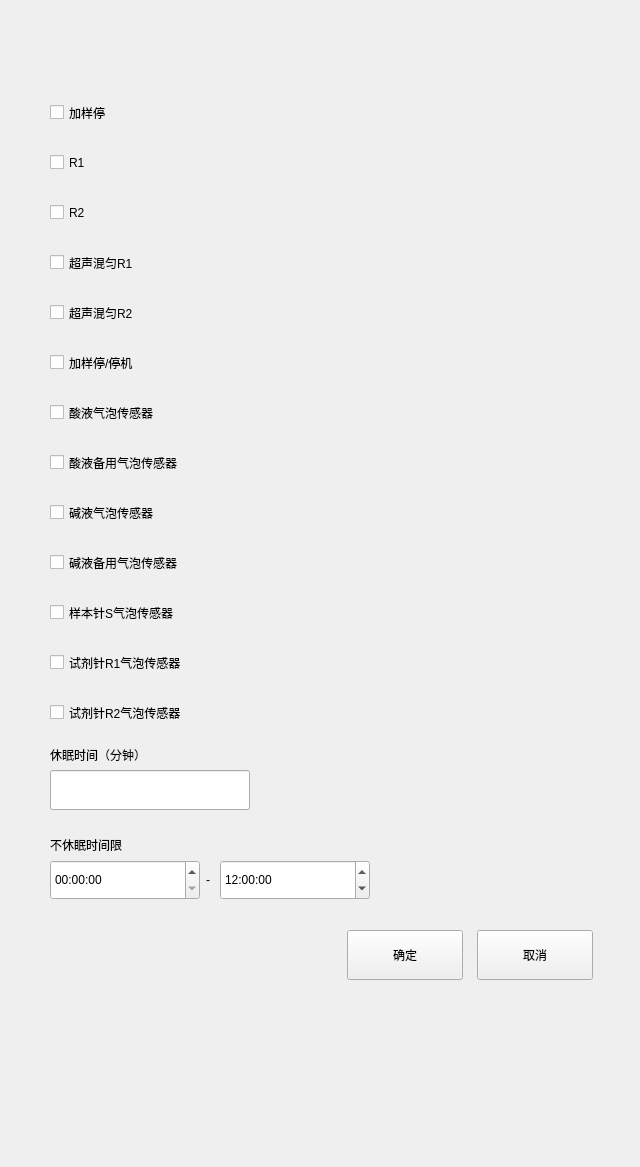
<?xml version="1.0" encoding="UTF-8"?>
<ui version="4.0">
 <class>functionSetDlg</class>
 <widget class="BaseDlg" name="functionSetDlg">
  <property name="geometry">
   <rect>
    <x>0</x>
    <y>0</y>
    <width>640</width>
    <height>1167</height>
   </rect>
  </property>
  <property name="windowTitle">
   <string notr="true">functionSetDlg</string>
  </property>
  <widget class="QWidget" name="box_widget" native="true">
   <property name="geometry">
    <rect>
     <x>50</x>
     <y>90</y>
     <width>543</width>
     <height>1061</height>
    </rect>
   </property>
   <layout class="QVBoxLayout" name="verticalLayout">
    <property name="spacing">
     <number>5</number>
    </property>
    <property name="leftMargin">
     <number>0</number>
    </property>
    <property name="topMargin">
     <number>0</number>
    </property>
    <property name="rightMargin">
     <number>0</number>
    </property>
    <property name="bottomMargin">
     <number>0</number>
    </property>
    <item>
     <widget class="QCheckBox" name="clot_sample_stop">
      <property name="minimumSize">
       <size>
        <width>400</width>
        <height>45</height>
       </size>
      </property>
      <property name="maximumSize">
       <size>
        <width>400</width>
        <height>45</height>
       </size>
      </property>
      <property name="text">
       <string>加样停</string>
      </property>
     </widget>
    </item>
    <item>
     <widget class="QCheckBox" name="reagent_r1">
      <property name="minimumSize">
       <size>
        <width>400</width>
        <height>45</height>
       </size>
      </property>
      <property name="maximumSize">
       <size>
        <width>400</width>
        <height>45</height>
       </size>
      </property>
      <property name="text">
       <string>R1</string>
      </property>
     </widget>
    </item>
    <item>
     <widget class="QCheckBox" name="reagent_r2">
      <property name="minimumSize">
       <size>
        <width>400</width>
        <height>45</height>
       </size>
      </property>
      <property name="maximumSize">
       <size>
        <width>400</width>
        <height>45</height>
       </size>
      </property>
      <property name="text">
       <string>R2</string>
      </property>
     </widget>
    </item>
    <item>
     <widget class="QCheckBox" name="ultrasonic_r1">
      <property name="minimumSize">
       <size>
        <width>400</width>
        <height>45</height>
       </size>
      </property>
      <property name="maximumSize">
       <size>
        <width>400</width>
        <height>45</height>
       </size>
      </property>
      <property name="text">
       <string>超声混匀R1</string>
      </property>
     </widget>
    </item>
    <item>
     <widget class="QCheckBox" name="ultrasonic_r2">
      <property name="minimumSize">
       <size>
        <width>400</width>
        <height>45</height>
       </size>
      </property>
      <property name="maximumSize">
       <size>
        <width>400</width>
        <height>45</height>
       </size>
      </property>
      <property name="text">
       <string>超声混匀R2</string>
      </property>
     </widget>
    </item>
    <item>
     <widget class="QCheckBox" name="incubation_stop">
      <property name="minimumSize">
       <size>
        <width>400</width>
        <height>45</height>
       </size>
      </property>
      <property name="maximumSize">
       <size>
        <width>400</width>
        <height>45</height>
       </size>
      </property>
      <property name="text">
       <string>加样停/停机</string>
      </property>
     </widget>
    </item>
    <item>
     <widget class="QCheckBox" name="bubbles_acidity">
      <property name="minimumSize">
       <size>
        <width>400</width>
        <height>45</height>
       </size>
      </property>
      <property name="maximumSize">
       <size>
        <width>400</width>
        <height>45</height>
       </size>
      </property>
      <property name="text">
       <string>酸液气泡传感器</string>
      </property>
     </widget>
    </item>
    <item>
     <widget class="QCheckBox" name="bubbles_acidity_back">
      <property name="minimumSize">
       <size>
        <width>400</width>
        <height>45</height>
       </size>
      </property>
      <property name="maximumSize">
       <size>
        <width>400</width>
        <height>45</height>
       </size>
      </property>
      <property name="text">
       <string>酸液备用气泡传感器</string>
      </property>
     </widget>
    </item>
    <item>
     <widget class="QCheckBox" name="bubbles_alkalinity">
      <property name="minimumSize">
       <size>
        <width>400</width>
        <height>45</height>
       </size>
      </property>
      <property name="maximumSize">
       <size>
        <width>400</width>
        <height>45</height>
       </size>
      </property>
      <property name="text">
       <string>碱液气泡传感器</string>
      </property>
     </widget>
    </item>
    <item>
     <widget class="QCheckBox" name="bubbles_alkalinity_back">
      <property name="minimumSize">
       <size>
        <width>400</width>
        <height>45</height>
       </size>
      </property>
      <property name="maximumSize">
       <size>
        <width>400</width>
        <height>45</height>
       </size>
      </property>
      <property name="text">
       <string>碱液备用气泡传感器</string>
      </property>
     </widget>
    </item>
    <item>
     <widget class="QCheckBox" name="bubbles_sample_probe_s">
      <property name="minimumSize">
       <size>
        <width>400</width>
        <height>45</height>
       </size>
      </property>
      <property name="maximumSize">
       <size>
        <width>400</width>
        <height>45</height>
       </size>
      </property>
      <property name="text">
       <string>样本针S气泡传感器</string>
      </property>
     </widget>
    </item>
    <item>
     <widget class="QCheckBox" name="bubbles_reagent_probe_r1">
      <property name="minimumSize">
       <size>
        <width>400</width>
        <height>45</height>
       </size>
      </property>
      <property name="maximumSize">
       <size>
        <width>400</width>
        <height>45</height>
       </size>
      </property>
      <property name="text">
       <string>试剂针R1气泡传感器</string>
      </property>
     </widget>
    </item>
    <item>
     <widget class="QCheckBox" name="bubbles_reagent_probe_r2">
      <property name="minimumSize">
       <size>
        <width>400</width>
        <height>45</height>
       </size>
      </property>
      <property name="maximumSize">
       <size>
        <width>400</width>
        <height>45</height>
       </size>
      </property>
      <property name="text">
       <string>试剂针R2气泡传感器</string>
      </property>
     </widget>
    </item>
    <item>
     <widget class="QWidget" name="time_widget" native="true">
      <property name="minimumSize">
       <size>
        <width>0</width>
        <height>170</height>
       </size>
      </property>
      <property name="maximumSize">
       <size>
        <width>16777215</width>
        <height>170</height>
       </size>
      </property>
      <widget class="QLabel" name="label">
       <property name="geometry">
        <rect>
         <x>0</x>
         <y>0</y>
         <width>200</width>
         <height>30</height>
        </rect>
       </property>
       <property name="minimumSize">
        <size>
         <width>200</width>
         <height>30</height>
        </size>
       </property>
       <property name="maximumSize">
        <size>
         <width>200</width>
         <height>30</height>
        </size>
       </property>
       <property name="text">
        <string>休眠时间（分钟）</string>
       </property>
      </widget>
      <widget class="QLineEdit" name="lineEdit">
       <property name="geometry">
        <rect>
         <x>0</x>
         <y>30</y>
         <width>200</width>
         <height>40</height>
        </rect>
       </property>
       <property name="minimumSize">
        <size>
         <width>200</width>
         <height>40</height>
        </size>
       </property>
       <property name="maximumSize">
        <size>
         <width>200</width>
         <height>40</height>
        </size>
       </property>
       <property name="maxLength">
        <number>6</number>
       </property>
      </widget>
      <widget class="QLabel" name="label_2">
       <property name="geometry">
        <rect>
         <x>156</x>
         <y>120</y>
         <width>10</width>
         <height>40</height>
        </rect>
       </property>
       <property name="minimumSize">
        <size>
         <width>10</width>
         <height>40</height>
        </size>
       </property>
       <property name="maximumSize">
        <size>
         <width>10</width>
         <height>40</height>
        </size>
       </property>
       <property name="text">
        <string>-</string>
       </property>
      </widget>
      <widget class="QLabel" name="label_3">
       <property name="geometry">
        <rect>
         <x>0</x>
         <y>90</y>
         <width>200</width>
         <height>30</height>
        </rect>
       </property>
       <property name="minimumSize">
        <size>
         <width>200</width>
         <height>30</height>
        </size>
       </property>
       <property name="maximumSize">
        <size>
         <width>200</width>
         <height>30</height>
        </size>
       </property>
       <property name="text">
        <string>不休眠时间限</string>
       </property>
      </widget>
      <widget class="QTimeEdit" name="lower_time_edit">
       <property name="geometry">
        <rect>
         <x>0</x>
         <y>120</y>
         <width>150</width>
         <height>40</height>
        </rect>
       </property>
       <property name="minimumSize">
        <size>
         <width>150</width>
         <height>40</height>
        </size>
       </property>
       <property name="maximumSize">
        <size>
         <width>150</width>
         <height>40</height>
        </size>
       </property>
       <property name="displayFormat">
        <string>HH:mm:ss</string>
       </property>
      </widget>
      <widget class="QTimeEdit" name="upper_time_edit">
       <property name="geometry">
        <rect>
         <x>170</x>
         <y>120</y>
         <width>150</width>
         <height>40</height>
        </rect>
       </property>
       <property name="minimumSize">
        <size>
         <width>150</width>
         <height>40</height>
        </size>
       </property>
       <property name="maximumSize">
        <size>
         <width>150</width>
         <height>40</height>
        </size>
       </property>
       <property name="displayFormat">
        <string>HH:mm:ss</string>
       </property>
       <property name="time">
        <time>
         <hour>12</hour>
         <minute>0</minute>
         <second>0</second>
        </time>
       </property>
      </widget>
     </widget>
    </item>
    <item>
     <widget class="QWidget" name="btn_widget" native="true">
      <property name="minimumSize">
       <size>
        <width>500</width>
        <height>112</height>
       </size>
      </property>
      <property name="maximumSize">
       <size>
        <width>16777215</width>
        <height>112</height>
       </size>
      </property>
      <layout class="QHBoxLayout" name="horizontalLayout">
       <property name="spacing">
        <number>14</number>
       </property>
       <property name="sizeConstraint">
        <enum>QLayout::SetMinimumSize</enum>
       </property>
       <property name="leftMargin">
        <number>0</number>
       </property>
       <property name="topMargin">
        <number>15</number>
       </property>
       <property name="rightMargin">
        <number>0</number>
       </property>
       <property name="bottomMargin">
        <number>47</number>
       </property>
       <item>
        <spacer name="horizontalSpacer">
         <property name="orientation">
          <enum>Qt::Horizontal</enum>
         </property>
         <property name="sizeHint" stdset="0">
          <size>
           <width>267</width>
           <height>20</height>
          </size>
         </property>
        </spacer>
       </item>
       <item>
        <widget class="QPushButton" name="save_btn">
         <property name="minimumSize">
          <size>
           <width>116</width>
           <height>50</height>
          </size>
         </property>
         <property name="text">
          <string>确定</string>
         </property>
        </widget>
       </item>
       <item>
        <widget class="QPushButton" name="cancel_btn">
         <property name="minimumSize">
          <size>
           <width>116</width>
           <height>50</height>
          </size>
         </property>
         <property name="text">
          <string>取消</string>
         </property>
         <property name="buttons" stdset="0">
          <string notr="true">btn_dlg</string>
         </property>
        </widget>
       </item>
      </layout>
     </widget>
    </item>
    <item>
     <spacer name="verticalSpacer">
      <property name="orientation">
       <enum>Qt::Vertical</enum>
      </property>
      <property name="sizeHint" stdset="0">
       <size>
        <width>20</width>
        <height>40</height>
       </size>
      </property>
     </spacer>
    </item>
   </layout>
  </widget>
 </widget>
 <customwidgets>
  <customwidget>
   <class>BaseDlg</class>
   <extends>QWidget</extends>
   <header>shared/basedlg.h</header>
   <container>1</container>
  </customwidget>
 </customwidgets>
 <resources/>
 <connections>
  <connection>
   <sender>cancel_btn</sender>
   <signal>clicked()</signal>
   <receiver>functionSetDlg</receiver>
   <slot>close()</slot>
   <hints>
    <hint type="sourcelabel">
     <x>497</x>
     <y>754</y>
    </hint>
    <hint type="destinationlabel">
     <x>579</x>
     <y>855</y>
    </hint>
   </hints>
  </connection>
 </connections>
</ui>
